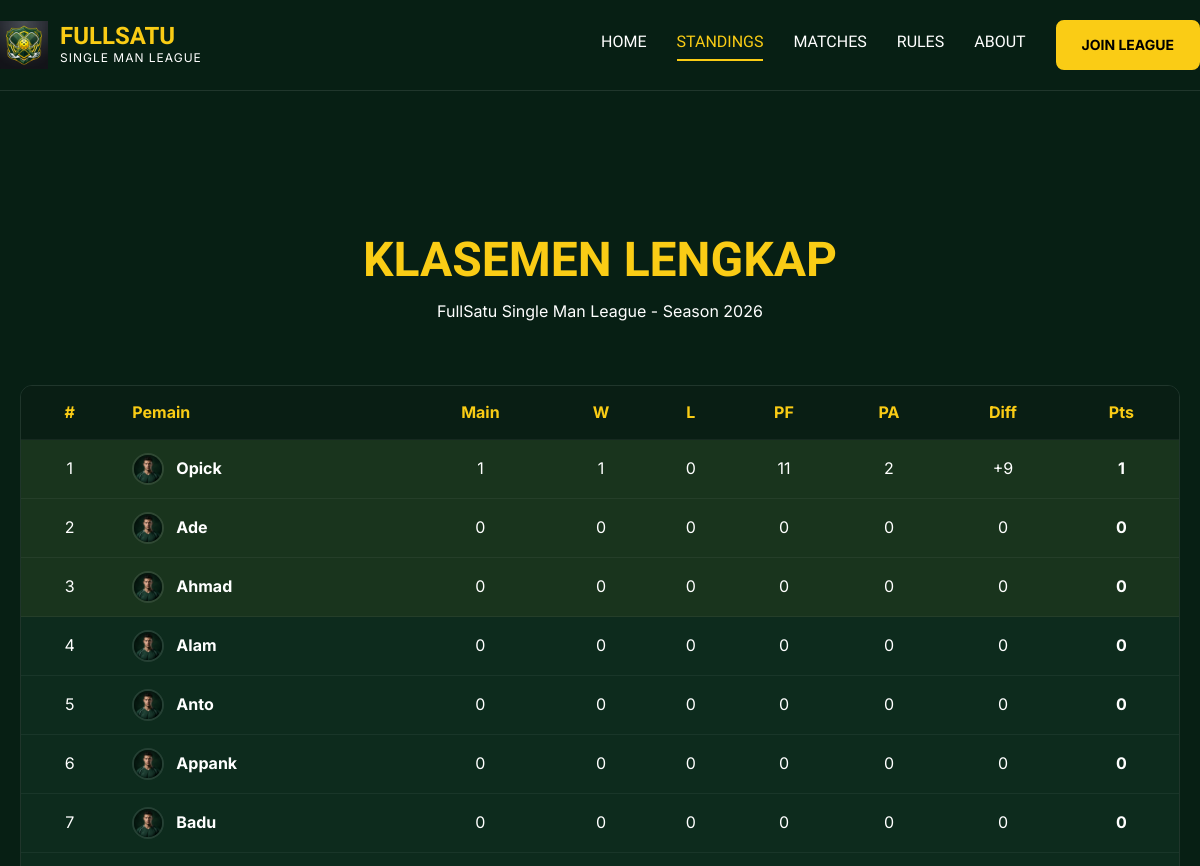
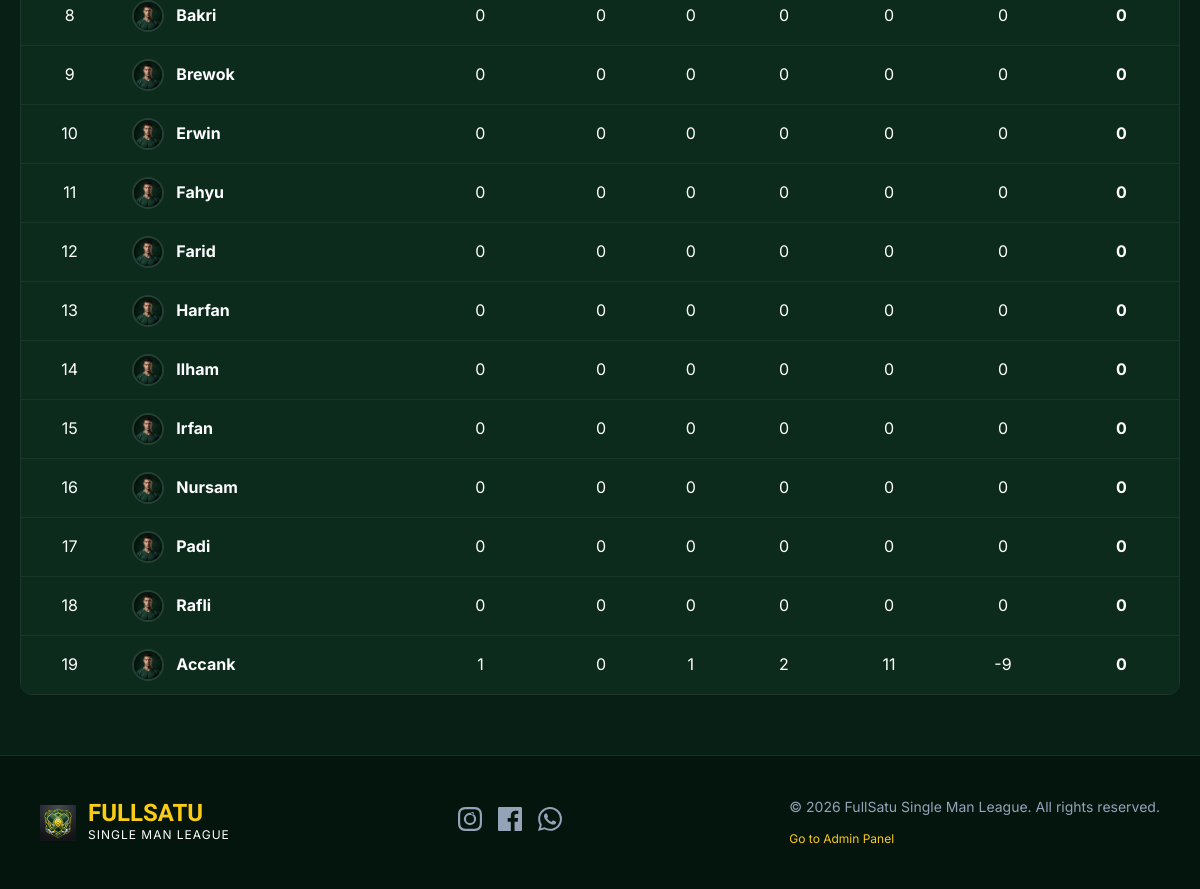
Page /standings.php on the committed database (2 pictures, top to bottom).
### tables this page shows
CREATE TABLE IF NOT EXISTS `seasons` (
  `id` int NOT NULL AUTO_INCREMENT,
  `name` varchar(100) NOT NULL,
  `league_type` enum('half','full') NOT NULL DEFAULT 'half',
  `status` enum('draft','active','completed') NOT NULL DEFAULT 'draft',
  `created_at` timestamp NULL DEFAULT CURRENT_TIMESTAMP,
  PRIMARY KEY (`id`)
);

CREATE TABLE IF NOT EXISTS `matches` (
  `id` int NOT NULL AUTO_INCREMENT,
  `season_id` int NOT NULL,
  `round_number` int NOT NULL,
  `leg_number` int NOT NULL DEFAULT '1',
  `player1_id` int NOT NULL,
  `player2_id` int NOT NULL,
  `player1_score` int DEFAULT NULL,
  `player2_score` int DEFAULT NULL,
  `winner_id` int DEFAULT NULL,
  `status` enum('scheduled','completed') NOT NULL DEFAULT 'scheduled',
  `scheduled_at` datetime DEFAULT NULL,
  `created_at` timestamp NULL DEFAULT CURRENT_TIMESTAMP,
  PRIMARY KEY (`id`),
  KEY `season_id` (`season_id`),
  KEY `player1_id` (`player1_id`),
  KEY `player2_id` (`player2_id`),
  KEY `winner_id` (`winner_id`),
  CONSTRAINT `matches_ibfk_1` FOREIGN KEY (`season_id`) REFERENCES `seasons` (`id`) ON DELETE CASCADE,
  CONSTRAINT `matches_ibfk_2` FOREIGN KEY (`player1_id`) REFERENCES `players` (`id`),
  CONSTRAINT `matches_ibfk_3` FOREIGN KEY (`player2_id`) REFERENCES `players` (`id`),
  CONSTRAINT `matches_ibfk_4` FOREIGN KEY (`winner_id`) REFERENCES `players` (`id`)
);

### includes/functions.php (called while the page is built, shortened)
<?php
function e($value) {
    return htmlspecialchars((string)$value, ENT_QUOTES, 'UTF-8');
}
function base_url($path = '') {
    if (defined('BASE_URL')) {
        return rtrim(BASE_URL, '/') . '/' . ltrim($path, '/');
    }
    return '/' . ltrim($path, '/');
}
function getCurrentSeason($pdo) {
    $stmt = $pdo->query("SELECT * FROM seasons ORDER BY id DESC LIMIT 1");
    return $stmt->fetch();
}
function calculateStandings($pdo, $seasonId) {
    $stmt = $pdo->prepare("SELECT p.id, p.name FROM season_players sp JOIN players p ON p.id = sp.player_id WHERE sp.season_id = ? ORDER BY p.name ASC");
    $stmt->execute([$seasonId]);
    $players = $stmt->fetchAll();
    $table = [];
    foreach ($players as $p) {
        $table[$p['id']] = [
            'id' => $p['id'],
            'name' => $p['name'],
            'main' => 0,
            'w' => 0,
            'l' => 0,
            'pf' => 0,
            'pa' => 0,
            'diff' => 0,
            'pts' => 0,
        ];
    }
    $stmt = $pdo->prepare("SELECT * FROM matches WHERE season_id = ? AND status = 'completed'");
    $stmt->execute([$seasonId]);
    $matches = $stmt->fetchAll();
    foreach ($matches as $m) {
        $p1 = $m['player1_id'];
        $p2 = $m['player2_id'];
        $s1 = (int)$m['player1_score'];
        $s2 = (int)$m['player2_score'];
        $winner = (int)$m['winner_id'];
        $table[$p1]['main']++;
        $table[$p2]['main']++;
        $table[$p1]['pf'] += $s1;
        $table[$p1]['pa'] += $s2;
        $table[$p2]['pf'] += $s2;
        $table[$p2]['pa'] += $s1;
        if ($winner === $p1) {
            $table[$p1]['w']++;
            $table[$p1]['pts']++;
            $table[$p2]['l']++;
        } elseif ($winner === $p2) {
            $table[$p2]['w']++;
            $table[$p2]['pts']++;
            $table[$p1]['l']++;
        }
    }
    usort($table, function($a, $b) {
        if ($a['pts'] !== $b['pts']) return $b['pts'] <=> $a['pts'];
        if ($a['diff'] !== $b['diff']) return $b['diff'] <=> $a['diff'];
        if ($a['pf'] !== $b['pf']) return $b['pf'] <=> $a['pf'];
        return strcmp($a['name'], $b['name']);
    });
    return $table;
}
?>

### standings.php (the view, shortened to what this page needs)
<?php
require 'config/db.php';
require 'includes/functions.php';
$season = getCurrentSeason($pdo);
include 'includes/header.php';
?>
<div style="padding-top: 100px;"></div>
<section class="hero-page">
  <h1>Klasemen Lengkap</h1>
  <p>FullSatu Single Man League - Season <?= e($season['name'] ?? '-') ?></p>
</section>
<?php if (!$season): ?>
  <div class="alert">Belum ada season. Buat season dari halaman admin.</div>
<?php else: $standings = calculateStandings($pdo, $season['id']); ?>
<div class="table-wrap" style="margin-bottom: 60px;">
<table>
  <thead>
    <tr><th class="num">#</th><th>Pemain</th><th class="num">Main</th><th class="num">W</th><th class="num">L</th><th class="num">PF</th><th class="num">PA</th><th class="num">Diff</th><th class="num">Pts</th></tr>
  </thead>
  <tbody>
    <?php foreach ($standings as $i => $row): ?>
    <tr class="<?= $i < 3 ? 'top' : '' ?>">
      <td class="num"><?= $i + 1 ?></td>
      <td>
        <div style="display: flex; align-items: center; gap: 12px;">
          <img src="<?= base_url('assets/img/player_avatar.png') ?>" alt="Avatar" style="width: 32px; height: 32px; border-radius: 50%; border: 2px solid var(--color-border); object-fit: cover;">
          <strong><?= e($row['name']) ?></strong>
        </div>
      </td>
      <td class="num"><?= $row['main'] ?></td>
      <td class="num"><?= $row['w'] ?></td>
      <td class="num"><?= $row['l'] ?></td>
      <td class="num"><?= $row['pf'] ?></td>
      <td class="num"><?= $row['pa'] ?></td>
      <td class="num"><?= $row['diff'] > 0 ? '+' : '' ?><?= $row['diff'] ?></td>
      <td class="num"><strong><?= $row['pts'] ?></strong></td>
    </tr>
    <?php endforeach; ?>
  </tbody>
</table>
</div>
<?php endif; ?>
<?php include 'includes/footer.php'; ?>

### assets/css/style.css (style rules this page uses)
:root { --color-primary: #facc15; --color-primary-dark: #eab308; --color-bg-dark: #071f14; --color-bg-light: #0d2b1d; --color-bg-card: rgba(255, 255, 255, 0.05); --color-text-main: #ffffff; --color-text-muted: #94a3b8; --color-text-green: #4ade80; --color-border: rgba(255, 255, 255, 0.1); --font-heading: 'Oswald', sans-serif; --font-body: 'Inter', sans-serif; }
* { box-sizing: border-box; margin: 0; padding: 0; }
body { font-family: var(--font-body); background-color: var(--color-bg-dark); color: var(--color-text-main); line-height: 1.6; }
h1, h2, h3, h4, h5, h6 { font-family: var(--font-heading); text-transform: uppercase; line-height: 1.2; }
.table-wrap { overflow: auto; border-radius: 12px; border: 1px solid var(--color-border); }
table { width: 100%; border-collapse: collapse; background: var(--color-bg-light); }
th { background: rgba(0,0,0,0.3); color: var(--color-primary); text-align: left; padding: 14px; }
td { padding: 13px 14px; border-top: 1px solid rgba(255,255,255,.05); }
tr.top { background: rgba(250,204,21,.05); }
td.num, th.num { text-align: center; }
.hero-page { text-align: center; padding: 40px 20px 60px; }
.hero-page h1 { font-size: 48px; color: var(--color-primary); margin-bottom: 10px; }

### rows in the picture
seasons: name "2026"
matches: name "Accank", main "1", w "0", l "1", player1_score "2", player2_score "11", diff "-9", pts "0"

### other values in the picture
$row['name'] "Opick"
$row['main'] "1"
$row['w'] "1"
$row['l'] "0"
$row['pf'] "11"
$row['pa'] "2"
$row['diff'] "9"
$row['pts'] "1"
$row['name'] "Ade"
$row['main'] "0"
$row['w'] "0"
$row['pf'] "0"
$row['pa'] "0"
$row['diff'] "0"
$row['pts'] "0"
